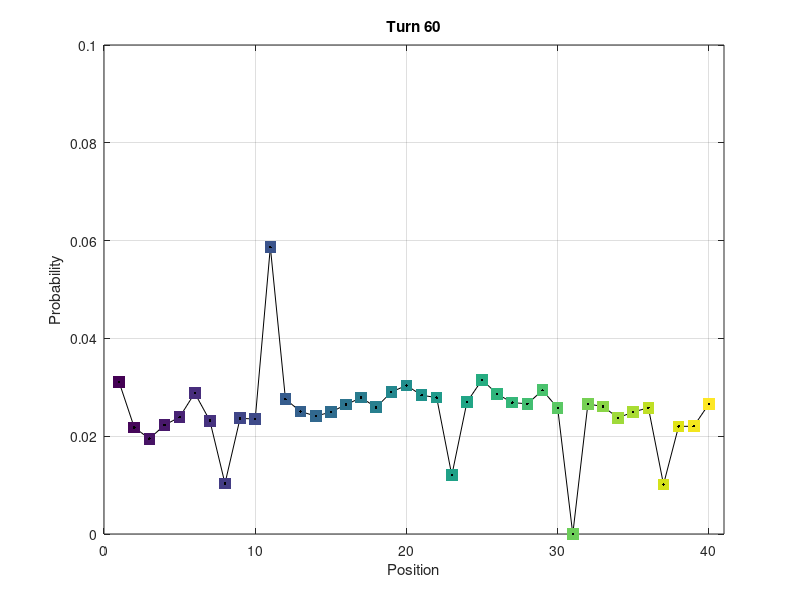

This chart was generated by the following MATLAB code:
function monopoly % US Standard 2008 Edition
%% Global parameters
finalFrame = 60;

%% Initial probability & roll transition matrix
p0 = [1; zeros(39, 1)];
A = [zeros(1, 28) 1 2 3 4 5 6 5 4 3 2 1 0; zeros(39, 40)]./36;
for j = 2:40, A(j, :) = [A(j-1, end) A(j-1, 1:end-1)]; end

%% Jumps between squares
    function jumpTo(from, to, prob)
        for f = from, A(to, :) = A(to, :) + prob.*A(f, :); end
    end

%%% "Go to Jail" square
jumpTo(31, 11, 1);
A(31, :) = zeros(1, 40);

%%% Community chests
jumpTo([3 18 34], 11, 1/17); % -> Jail
jumpTo(37, 11, 1/272); % -> Jail, via Chance
jumpTo([3 18 34], 1, 1/17); % -> Start
jumpTo(37, 1, 1/272); % -> Start, via Chance

%%% Ending on community chests
A(3, :) = A(3, :).*(15/17);
A(18, :) = A(18, :).*(15/17);
A(34, :) = A(34, :).*(15/17);

%%% Chance cards
jumpTo([8 23 37], 11, 1/16); % -> Jail
jumpTo([8 23 37], 1, 1/16); % -> Start
jumpTo([8 23 37], 25, 1/16); % -> Illinois Ave
jumpTo([8 23 37], 12, 1/16); % -> St. Charles Place
jumpTo(8, 13, 1/16); % -> Nearest utility
jumpTo([23 37], 29, 1/16); % -> Nearest utility
jumpTo(8, 6, 1/16); % -> Nearest railroad
jumpTo(23, 26, 1/16); % -> Nearest railroad
jumpTo(37, 36, 1/16); % -> Nearest railroad
jumpTo([8 23 37], 6, 1/16); % -> Reading Railroad
jumpTo([8 23 37], 40, 1/16); % -> Boardwalk
jumpTo(8, 5, 1/16); % <- Back 3 spaces
jumpTo(23, 20, 1/16); % <- Back 3 spaces
jumpTo(37, 34, 15/272); % <- Back 3 spaces (assumes further card draw)

%%% Ending on chance squares
A(8, :) = A(8, :).*(7/16);
A(23, :) = A(23, :).*(7/16);
A(37, :) = A(37, :).*(7/16);

%% Displaying game
fig = figure;
frame(p0, 0);
pause;
for roll = 0:finalFrame
    if ~ishandle(fig), break; end
    frame(p0, roll);
    p0 = A * p0;
end

%% Check probability sum and eigenvector
format long; fprintf('Sum of probabilities: %g\n', sum(p0));

[S, ~] = eig(A);
if ishandle(fig)
    hold on;
    plot(S(:, 1)/sum(S(:, 1)), 'k.');
    hold off;
end
end

function frame(p0, turn)
%% Shows frame of distribution
plot(p0, 'k-');

hold on;
scatter(1:40, p0, 70, linspace(1, 2, length(p0)), 'filled', 's');
hold off;

title(sprintf('Turn %g', turn)); 
xlabel('Position'); ylabel('Probability');
axis([0 41 0 0.1]); grid on; drawnow;
pause(0.016);
end
